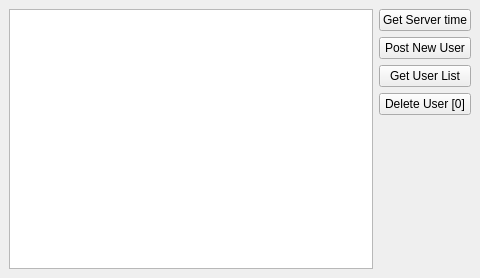
<?xml version="1.0" encoding="UTF-8"?>
<ui version="4.0">
 <class>MainWindow</class>
 <widget class="QMainWindow" name="MainWindow">
  <property name="geometry">
   <rect>
    <x>0</x>
    <y>0</y>
    <width>480</width>
    <height>278</height>
   </rect>
  </property>
  <property name="windowTitle">
   <string>libcpr-Example</string>
  </property>
  <widget class="QWidget" name="centralwidget">
   <layout class="QGridLayout" name="gridLayout">
    <item row="0" column="0">
     <widget class="QTextEdit" name="textEdit"/>
    </item>
    <item row="0" column="1">
     <layout class="QVBoxLayout" name="verticalLayout">
      <item>
       <widget class="QPushButton" name="pushButton">
        <property name="text">
         <string>Get Server time</string>
        </property>
       </widget>
      </item>
      <item>
       <widget class="QPushButton" name="pushButton_3">
        <property name="text">
         <string>Post New User</string>
        </property>
       </widget>
      </item>
      <item>
       <widget class="QPushButton" name="pushButton_2">
        <property name="text">
         <string>Get User List</string>
        </property>
       </widget>
      </item>
      <item>
       <widget class="QPushButton" name="pushButton_4">
        <property name="text">
         <string>Delete User [0]</string>
        </property>
       </widget>
      </item>
      <item>
       <spacer name="verticalSpacer">
        <property name="orientation">
         <enum>Qt::Vertical</enum>
        </property>
        <property name="sizeHint" stdset="0">
         <size>
          <width>20</width>
          <height>40</height>
         </size>
        </property>
       </spacer>
      </item>
     </layout>
    </item>
   </layout>
  </widget>
 </widget>
 <resources/>
 <connections/>
</ui>
